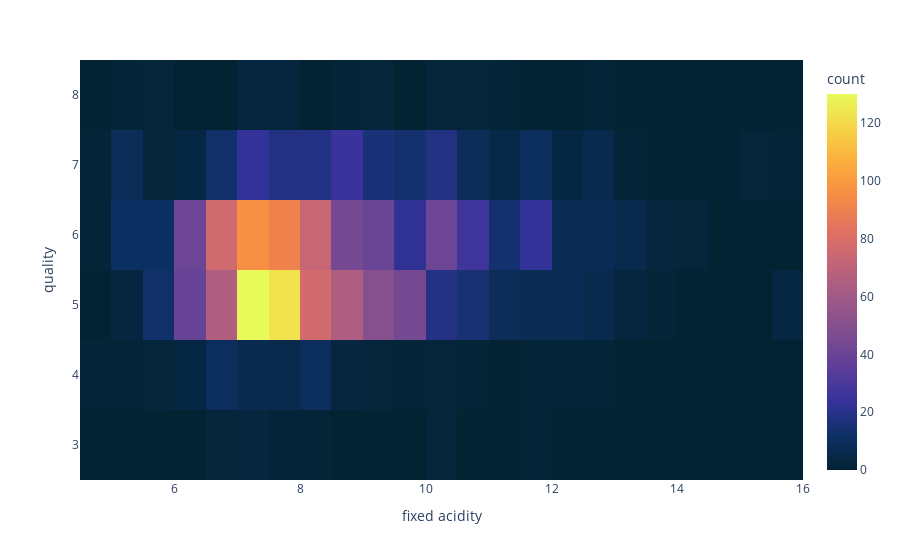

Write notebook code for a chart like this one.
### Code cell
#Acidez fixa
fig = px.density_heatmap(dataset, x="fixed acidity", y="quality", nbinsx=30, nbinsy=10, color_continuous_scale="thermal")
fig.show()

### Figure 1 — Plotly figure (JSON) as saved in the notebook; plotly's stock layout.template omitted (floating-point values rounded to 4 significant figures; data arrays with more than 128 entries replaced by an {"elided": "..."} marker saying what was removed)
{"data": [{"coloraxis": "coloraxis", "hovertemplate": "fixed acidity=%{x}<br>quality=%{y}<br>count=%{z}<extra></extra>", "name": "", "nbinsx": 30, "nbinsy": 10, "type": "histogram2d", "x": {"elided": "1599 float values"}, "xaxis": "x", "xbingroup": "x", "y": {"elided": "1599 int values"}, "yaxis": "y", "ybingroup": "y"}], "layout": {"coloraxis": {"colorbar": {"title": {"text": "count"}}, "colorscale": [[0, "rgb(3, 35, 51)"], [0.09091, "rgb(13, 48, 100)"], [0.1818, "rgb(53, 50, 155)"], [0.2727, "rgb(93, 62, 153)"], [0.3636, "rgb(126, 77, 143)"], [0.4545, "rgb(158, 89, 135)"], [0.5455, "rgb(193, 100, 121)"], [0.6364, "rgb(225, 113, 97)"], [0.7273, "rgb(246, 139, 69)"], [0.8182, "rgb(251, 173, 60)"], [0.9091, "rgb(246, 211, 70)"], [1, "rgb(231, 250, 90)"]]}, "legend": {"tracegroupgap": 0}, "margin": {"t": 60}, "xaxis": {"anchor": "y", "domain": [0, 1], "title": {"text": "fixed acidity"}}, "yaxis": {"anchor": "x", "domain": [0, 1], "title": {"text": "quality"}}}}
